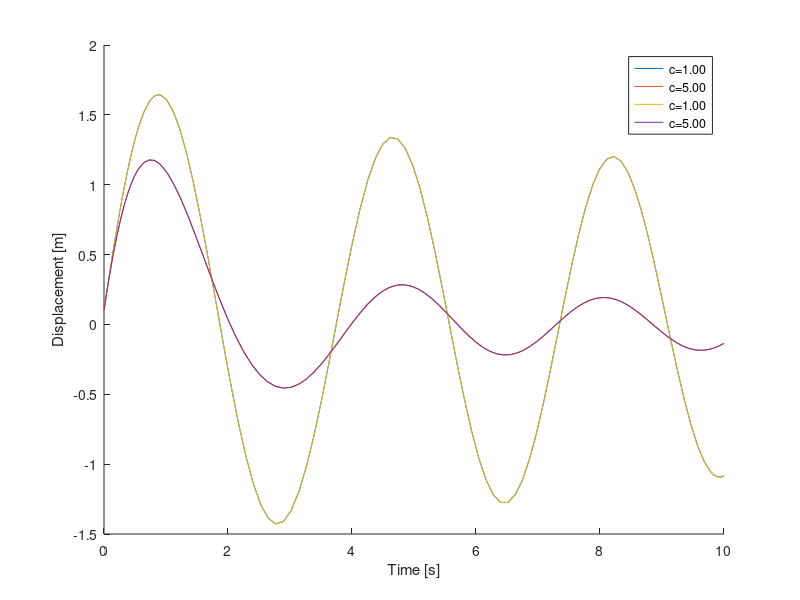

MATLAB code for this plot:
clear; clc; close all;

% Description: Solves the spring-mass-damper system using ode45.

m       = 4;    % [kg]
k       = 12;   % [N/m]
c       = 2;    % [N-s/m]
omega   = 2;    % [rad/s]
F       = 2;    % [N]
Ft      = @(t) F*sin(omega*t);

odefun = @(c,t,x) [x(2); 1/m*(Ft(t) - c*x(2) - k*x(1))];

% Initial conditions
x0      = 10e-2;    % [m]
v0      = 3;        % [m/s]clear; clc; close all;

% Description: Solves the spring-mass-damper system using ode45.

m       = 4;    % [kg]
k       = 12;   % [N/m]
c       = 2;    % [N-s/m]
omega   = 2;    % [rad/s]
F       = 2;    % [N]
Ft      = @(t) F*sin(omega*t);

odefun = @(c,t,x) [x(2); 1/m*(Ft(t) - c*x(2) - k*x(1))];

% Initial conditions
x0      = 10e-2;    % [m]
v0      = 3;        % [m/s]

figure(1)
hold on
xlabel('Time [s]')
ylabel('Displacement [m]')
for c = [1 5]
    [t,x] = ode45(@(t,x) odefun(c,t,x),[0 10],[x0 v0]);
    plot(t,x(:,1),'DisplayName',sprintf('c=%4.2f',c))
end
legend show


figure(1)
hold on
xlabel('Time [s]')
ylabel('Displacement [m]')
for c = [1 5]
    [t,x] = ode45(@(t,x) odefun(c,t,x),[0 10],[x0 v0]);
    plot(t,x(:,1),'DisplayName',sprintf('c=%4.2f',c))
end
legend show
